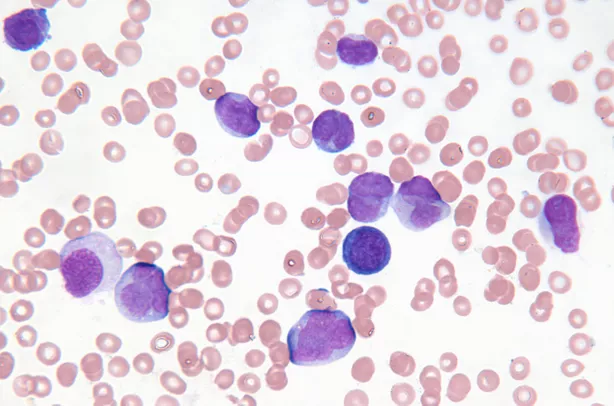
#> input picture Task04/cell darah.png, 614 x 406 px
$ jupyter execute 'Task04-PCD A-Muhammad Haerul-H071201033.ipynb'
#> lines starting #> are read from the running program, lines starting #| are printed output that depends on the picture; after the words box and inside, x2 and y2 are one past the last pixel; in counts of white or black regions, pixels touching at a corner belong together
# Tugas 04
    Nama : Muhammad Haerul
    NIM  : H071201033
    Kelas: PCD A

[cell 1]
import skimage
import cv2
import cv2 as cv
import numpy as np
import matplotlib.pyplot as plt

[cell 2]
#read img
img = cv2.imread('cell darah.png')
#> img is the input picture: shape (406, 614, 3); mean B, G, R 225.3, 214.8, 229.6
rgb = cv2.cvtColor(img, cv2.COLOR_BGR2RGB)

plt.imshow(rgb)

[cell 3]
#transform RGB to HSV
hsv = cv2.cvtColor(rgb, cv2.COLOR_RGB2HSV)
#> hsv: shape (406, 614, 3); mean H, S, V 104.4, 26.6, 235.1

plt.imshow(hsv, cmap='gray')

### Note:
- So, we have to make a low and high color to detection the objects as main object

[cell 4]
#objects color
low_color = np.array([94, 80, 2])
high_color = np.array([156, 255, 255])

#color mask
object = cv2.inRange(hsv, low_color, high_color)
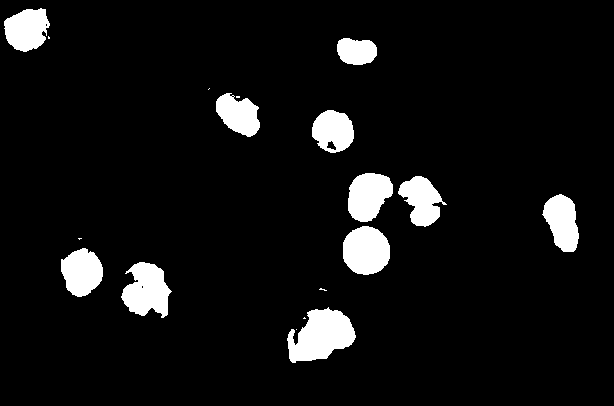
#> object: shape (406, 614); 6.9% white; 18 white regions (7 under 20 px)

plt.imshow(object)

[cell 5]
#transform the img to binary img using threshold
ret, binary = cv.threshold(object, 100, 255, 0)

#find the img contours
contours, hierarchy = cv2.findContours(binary, cv2.RETR_TREE, cv2.CHAIN_APPROX_SIMPLE)
#> contours = 22 contours, 10 with area under 20; largest, box (x1, y1, x2, y2) and area: (287, 307, 356, 363) 2370, (121, 262, 172, 318) 1804, (343, 226, 390, 275) 1762, (348, 173, 393, 222) 1564, (61, 248, 103, 297) 1437

#draw contours
result = cv2.drawContours(binary, contours, -1, (255,255,255), 3)
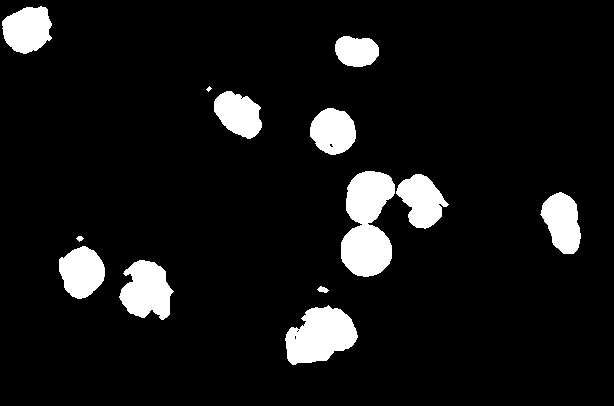
#> result: shape (406, 614); 8.3% white; 13 white regions (1 under 20 px), largest, box (x1, y1, x2, y2) and area: (341, 171, 395, 277) 4045, (285, 305, 358, 365) 2954, (119, 260, 174, 320) 2265

plt.imshow(result, cmap='gray')

[cell 6]
#show imgs
fig, ax = plt.subplots(1, 2, figsize=(10, 5))
ax[0].imshow(rgb, cmap='gray')
ax[0].set_title('Img Original')
ax[1].imshow(result, cmap='gray')
ax[1].set_title('Img Result')
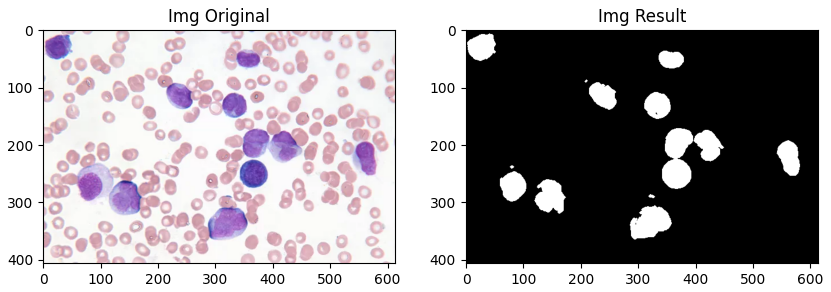
#> figure drawn by matplotlib, 2 panels
